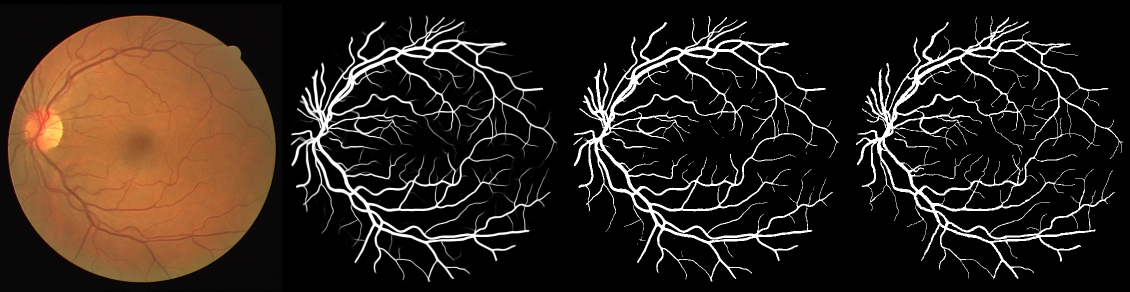
#> input picture project2/unet-results/Result_01_test.png, 2260 x 584 px, given in place of reference.tif, which was not available (shown at 1/2 size)
$ python color_normalization.py
#> lines starting #> are read from the running program, lines starting #| are printed output that depends on the picture; after the words box and inside, x2 and y2 are one past the last pixel; in counts of white or black regions, pixels touching at a corner belong together; pictures that were not available may be replaced by others from this repository, and a replacement may not be noted
import os
import cv2
import numpy as np
from glob import glob
from tqdm import tqdm
from PIL import Image


def get_object_mask(img_I):
    mask = (img_I > 0).astype(np.uint8)
    kernel = cv2.getStructuringElement(cv2.MORPH_RECT, (3, 3))
    mask = cv2.morphologyEx(mask, cv2.MORPH_OPEN, kernel)
    return mask


def get_mean_std(img, mask):
    img = img * np.stack([mask, mask, mask], -1)
    mean = np.mean(np.array(img), axis=(0, 1))
    var = np.std(np.array(img), axis=(0, 1))
    return mean, var


def get_reference(ref_file):
#> called with ref_file = './reference.tif'
    img = cv2.imread(ref_file)
#> img is the input picture: shape (584, 2260, 3); mean B, G, R 28.2, 36.1, 47.5
    img_I = np.mean(img, axis=-1)
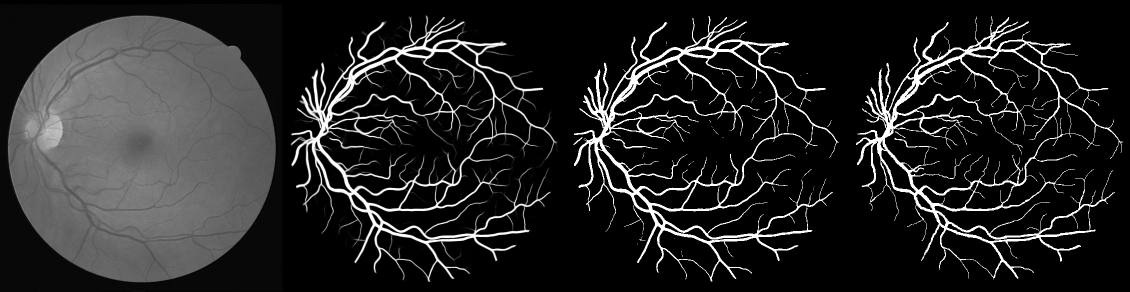
#> img_I: shape (584, 2260) float64 (shown at 1/2 size); min 0, max 255, mean 37.3
    img_I = img_I.astype(np.float32)
    mask = get_object_mask(img_I)
#> in get_object_mask, `mask = (img_I > 0).astype(np.uint8)`:
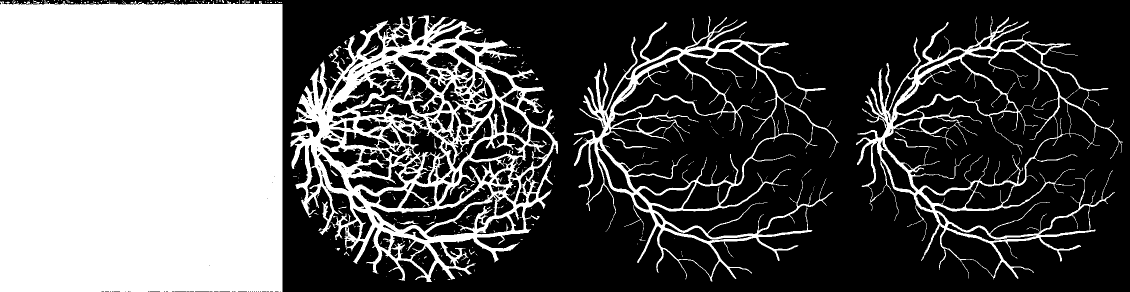
#> mask: shape (584, 2260) (shown at 1/2 size); values 0 (black) and 1 (white), 35.9% white; 413 white regions (371 under 20 px), largest, box (x1, y1, x2, y2) and area: (0, 0, 565, 584) 325298, (581, 31, 1116, 564) 85956, (1148, 32, 1677, 563) 30602
#> in get_object_mask, `mask = cv2.morphologyEx(mask, cv2.MORPH_OPEN, kernel)`:
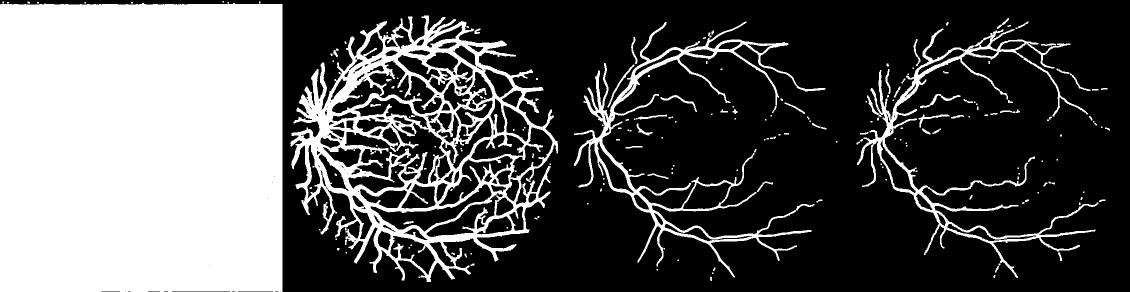
#> mask: shape (584, 2260) (shown at 1/2 size); values 0 (black) and 1 (white), 34.3% white; 216 white regions (126 under 20 px), largest, box (x1, y1, x2, y2) and area: (0, 6, 565, 584) 324987, (581, 31, 1116, 564) 79990, (1148, 43, 1651, 555) 21797
    ref_mean, ref_var = get_mean_std(img, mask)
#> in get_mean_std, `img = img * np.stack([mask, mask, mask], -1)`:
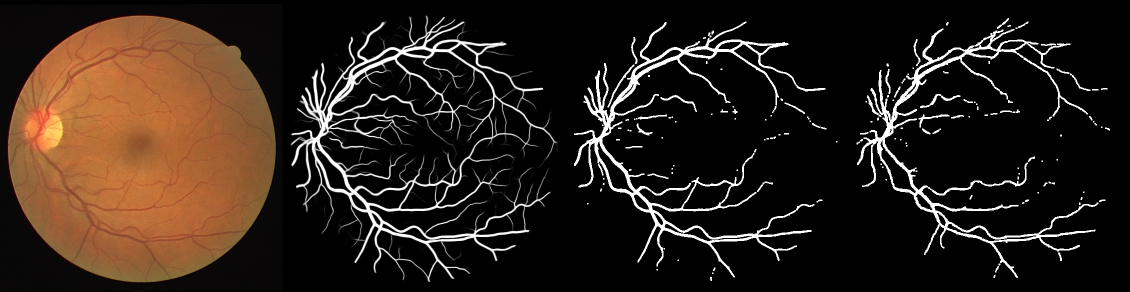
#> img: shape (584, 2260, 3) (shown at 1/2 size); mean of channels 0, 1, 2 25.5, 33.5, 44.8; drawn as B, G, R
#> in get_mean_std, `mean = np.mean(np.array(img), axis=(0, 1))`: mean = [25.54, 33.49, 44.79]
#> in get_mean_std, `var = np.std(np.array(img), axis=(0, 1))`: var = [59.05, 65.71, 80.8]
#> ref_mean = [25.54, 33.49, 44.79]; ref_var = [59.05, 65.71, 80.8]

    return ref_mean, ref_var


def color_transform(img, ref_mean, ref_var):
    img = img.astype(np.float32)
    img_I = np.mean(img, axis=-1)
    mask = get_object_mask(img_I)
    mean, var = get_mean_std(img, mask)
    img_c = (img - mean) / var * ref_var + ref_mean
    img_c = img_c * np.stack([mask, mask, mask], -1)
    return img_c


def color_normalization(img_path, mu_0, sigma_0):
    img = cv2.imread(img_path)

    img_I = np.mean(img, axis=-1)
    img_I = img_I.astype(np.float32)

    img_c = color_transform(img, mu_0, sigma_0)
    img_c = np.clip(img_c, 0, 255).astype(np.uint8)

    return img_c


if __name__ == "__main__":
    # REFERENCE_PATH = './reference.jpg'
    REFERENCE_PATH = './reference.tif'
    ref_mean, ref_var = get_reference(REFERENCE_PATH)
#> ref_mean = [25.54, 33.49, 44.79]; ref_var = [59.05, 65.71, 80.8]

    # imgs = glob('./original_imgs/*.jpg')
    imgs = glob('./images/*.tif')
    export_dir = './color_normalization_results_drive/'
    if not os.path.isdir(export_dir):
        os.makedirs(export_dir)

    for img in tqdm(imgs):
        name = os.path.split(img)[-1].split('.')[0]
        new_img = color_normalization(img, ref_mean, ref_var)
        cv2.imwrite(os.path.join(export_dir, '%s.png' % name), new_img)
